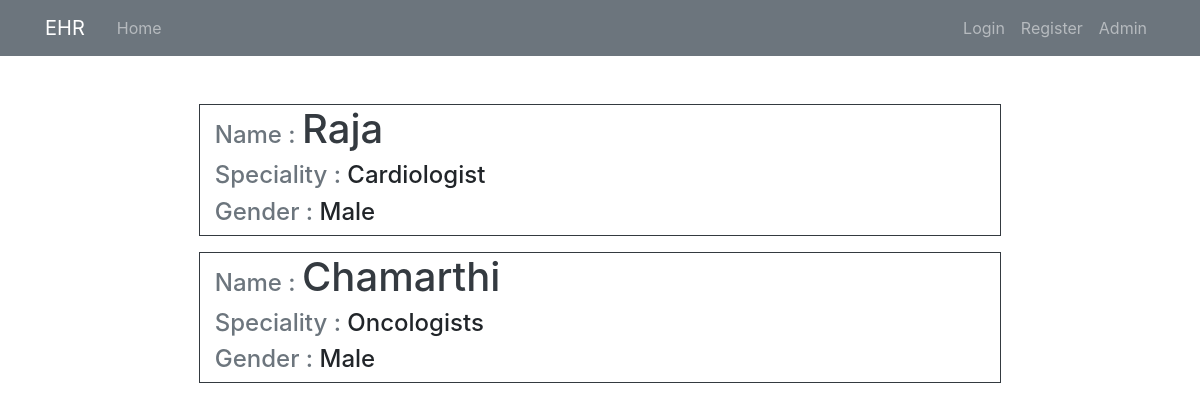
The app's page /, older data.
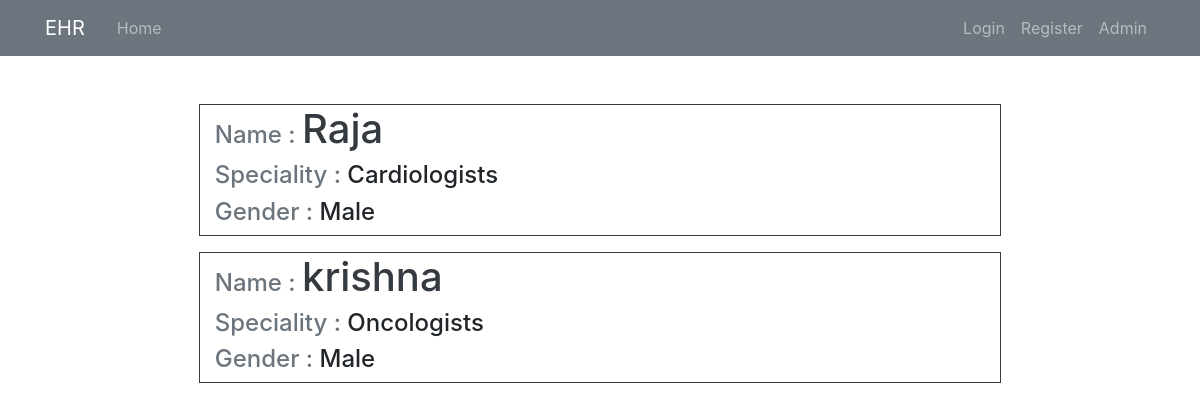
The same page, newer data.
### User/models.py (models this page shows, shortened)
class Doctor(models.Model):
    doctor_name = models.CharField(max_length=20, primary_key=True)
    speciality = models.CharField(max_length=20)
    city = models.CharField(max_length=20)
    State = models.CharField(max_length=20)
    date_of_joining = models.DateField()
    email = models.EmailField()
    GENDER_CHOICES = (
        ('M', 'Male'),
        ('F', 'Female'),
    )
    gender = models.CharField(max_length=1, choices=GENDER_CHOICES)

### User/views.py (the view)
# urls.py: 2. Add a URL to urlpatterns:  path('', views.home, name='home')
def home(request):
    context = {
        'doctor': Doctor.objects.all(),
        'patient': Patient.objects.all(),
        'appointment': Appointment.objects.all(),
    }
    return render(request, 'User/doctors.html', context)

### User/templates/User/doctors.html
{% extends 'User/home.html'%}
{% block contents%}
{% load static%}
<div class="container w-75 my-2 ">
    {% for doc in doctor %}
        <div class="container border border-dark my-3">
            <div class="row" >
                <div class="col-md">
                    <div class="h4"> <span class="text-muted"> Name :</span> <span class="h1"><a class="text-dark"  href="{% url 'doctor-detail' doc.doctor_name %}">{{ doc.doctor_name}}</a> </span>   </div>
                    <div class="h4"> <span class="text-muted"> Speciality :</span> {{ doc.speciality }}  </div>
                    <div class="h4"> <span class="text-muted"> Gender :</span>
                        {% if  doc.gender  == "M" %}
                            Male
                        {% else %}
                            Female
                        {% endif %}
                    </div>
                </div>
            </div>
        </div>
    {% endfor %}
</div>
{% endblock contents%}

Row changes from the older to the newer data that the page shows:
removed Doctor: doctor_name "Chamarthi", speciality "Oncologists", gender "Male"
changed Doctor "Raja": speciality "Cardiologist" → "Cardiologists"
added Doctor: doctor_name "krishna", speciality "Oncologists", gender "Male"
